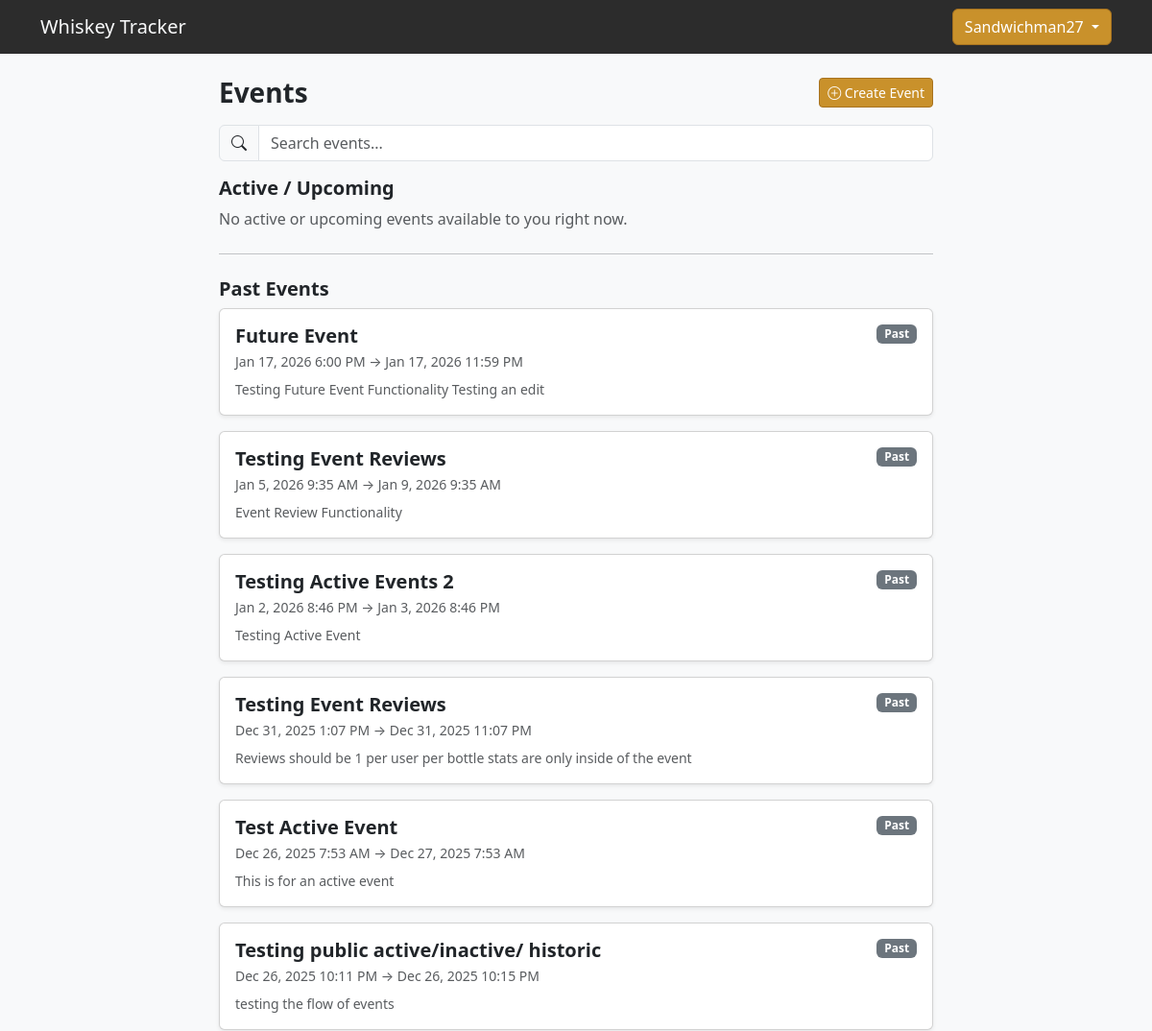
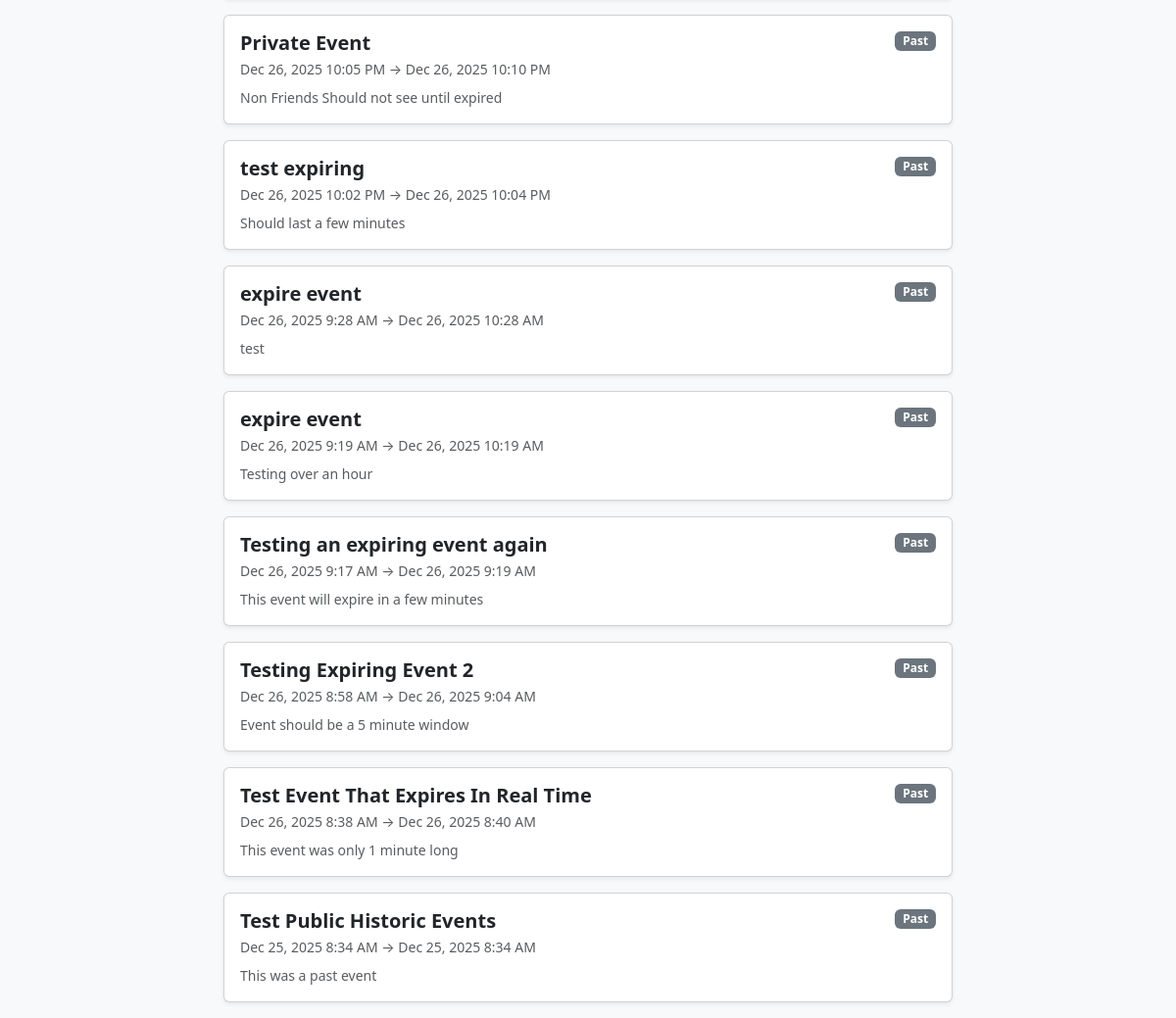
Page /events/ (signed in) on the committed database (2 pictures, top to bottom).
### accounts/models.py (models this page shows, shortened)
class Event(models.Model):
    owner = models.ForeignKey(
        settings.AUTH_USER_MODEL,
        on_delete=models.CASCADE,
        related_name="owned_events",
    )
    name = models.CharField(max_length=255)
    description = models.TextField(
        blank=True,
        help_text="Optional event details, tasting notes, rules, etc.",
    )
    location = models.CharField(
        max_length=255,
        blank=True,
        help_text="Hidden from non-attendees after event ends",
    )
    VISIBILITY_CHOICES = [
        ("friends", "Friends Only"),
        ("public", "Public"),
    ]
    visibility = models.CharField(
        max_length=20,
        choices=VISIBILITY_CHOICES,
        default="friends",
    )
    start_time = models.DateTimeField()
    end_time = models.DateTimeField()
    created_at = models.DateTimeField(auto_now_add=True)
    class Meta:
        ordering = ["-start_time"]

### accounts/views.py (the view)
# urls.py: path("events/", views.events_list, name="events_list"),
@login_required
def events_list(request):
    now = timezone.now()
    visible_events = Event.objects.filter(
        Q(visibility="public") |
        Q(visibility="friends", participants__user=request.user) |
        Q(owner=request.user)
    ).distinct()
    upcoming_events = visible_events.filter(start_time__gt=now)
    active_events = visible_events.filter(
        start_time__lte=now,
        end_time__gte=now,
    )
    past_events = visible_events.filter(end_time__lt=now)
    return render(
        request,
        "accounts/events_list.html",
        {
            "upcoming_events": upcoming_events.order_by("start_time"),
            "active_events": active_events.order_by("end_time"),
            "past_events": past_events.order_by("-end_time"),
        },
    )

### accounts/templates/accounts/events_list.html (shortened to what this page needs)
{% extends "base.html" %}
{% block content %}
<div class="col-lg-8 offset-lg-2 mt-4">
  <div class="d-flex justify-content-between align-items-center mb-3">
    <h3 class="fw-bold mb-0">Events</h3>
    <a href="{% url 'event_create' %}" class="btn btn-whiskey btn-sm">
      <i class="bi bi-plus-circle"></i> Create Event
    </a>
  </div>
  <form method="get" class="mb-3">
    <div class="input-group">
      <span class="input-group-text">
        <i class="bi bi-search"></i>
      </span>
      <input
        type="text"
        class="form-control"
        name="q"
        value="{{ q }}"
        placeholder="Search events..."
      >
    </div>
  </form>
  <h5 class="fw-bold mb-2">Active / Upcoming</h5>
  {% if active_events or upcoming_events %}
    {% for e in active_events %}
      <a href="{% url 'event_detail' e.id %}" class="text-decoration-none text-dark">
        <div class="card shadow-sm mb-3">
          <div class="card-body">
            <div class="d-flex justify-content-between align-items-start">
              <div>
                <h5 class="fw-bold mb-1">{{ e.name }}</h5>
                <div class="text-muted small">
                  {{ e.start_time|date:"M j, Y g:i A" }} →
                  {{ e.end_time|date:"M j, Y g:i A" }}
                </div>
              </div>
              <span class="badge bg-success">Active</span>
            </div>
            {% if e.description %}
              <div class="text-muted small mt-2">
                {{ e.description|truncatechars:160 }}
              </div>
            {% endif %}
          </div>
        </div>
      </a>
    {% endfor %}
    {% for e in upcoming_events %}
      <a href="{% url 'event_detail' e.id %}" class="text-decoration-none text-dark">
        <div class="card shadow-sm mb-3">
          <div class="card-body">
            <div class="d-flex justify-content-between align-items-start">
              <div>
                <h5 class="fw-bold mb-1">{{ e.name }}</h5>
                <div class="text-muted small">
                  {{ e.start_time|date:"M j, Y g:i A" }} →
                  {{ e.end_time|date:"M j, Y g:i A" }}
                </div>
              </div>
              <span class="badge bg-info">Upcoming</span>
            </div>
            {% if e.description %}
              <div class="text-muted small mt-2">
                {{ e.description|truncatechars:160 }}
              </div>
            {% endif %}
          </div>
        </div>
      </a>
    {% endfor %}
  {% else %}
    <p class="text-muted">No active or upcoming events available to you right now.</p>
  {% endif %}
  <hr class="my-4">
  <h5 class="fw-bold mb-2">Past Events</h5>
  {% if past_events %}
    {% for e in past_events %}
      <a href="{% url 'event_detail' e.id %}" class="text-decoration-none text-dark">
        <div class="card shadow-sm mb-3">
          <div class="card-body">
            <div class="d-flex justify-content-between align-items-start">
              <div>
                <h5 class="fw-bold mb-1">{{ e.name }}</h5>
                <div class="text-muted small">
                  {{ e.start_time|date:"M j, Y g:i A" }} →
                  {{ e.end_time|date:"M j, Y g:i A" }}
                </div>
              </div>
              <span class="badge bg-secondary">Past</span>
            </div>
            {% if e.description %}
              <div class="text-muted small mt-2">
                {{ e.description|truncatechars:160 }}
              </div>
            {% endif %}
          </div>
        </div>
      </a>
    {% endfor %}
  {% else %}
    <p class="text-muted">No past events yet.</p>
  {% endif %}
</div>
{% endblock %}

### accounts/templates/base.html (shortened to what this page needs)
<!DOCTYPE html>
<html lang="en">
<head>
    <link
        href="https://cdn.jsdelivr.net/npm/bootstrap@5.3.2/dist/css/bootstrap.min.css"
        rel="stylesheet"
    >
    <link rel="stylesheet" href="https://cdn.jsdelivr.net/npm/bootstrap-icons@1.11.1/font/bootstrap-icons.css">
</head>
<body class="bg-light">
<nav class="navbar navbar-expand-lg" style="background-color: #2C2C2C;">
    <div class="container">
        <a class="navbar-brand text-light" href="/">Whiskey Tracker</a>
        <div>
        {% if user.is_authenticated %}
            <div class="dropdown">
                <button class="btn btn-whiskey dropdown-toggle" type="button" id="userMenu" data-bs-toggle="dropdown" aria-expanded="false">
                    {{ user.username }}
                </button>
            </div>
        {% else %}
            <a class="btn btn-whiskey me-2" href="/login/">Login</a>
            <a class="btn btn-whiskey" href="/register/">Register</a>
        {% endif %}
        </div>
    </div>
</nav>
<div class="container">
    {% block content %}{% endblock %}
</div>
</body>
</html>

### accounts/templates/base.html (style rules this page uses)
.btn-whiskey { background-color: #c9912b; border-color: #a8731f; color: white; }

### rows in the picture
Event: name "Future Event", start_time "Jan 17, 2026 6:00 PM", end_time "Jan 17, 2026 11:59 PM", description "Testing Future Event Functionality Testing an edit"
Event: name "Testing Event Reviews", start_time "Jan 5, 2026 9:35 AM", end_time "Jan 9, 2026 9:35 AM", description "Event Review Functionality"
Event: name "Testing Active Events 2", start_time "Jan 2, 2026 8:46 PM", end_time "Jan 3, 2026 8:46 PM", description "Testing Active Event"
Event: name "Testing Event Reviews", start_time "Dec 31, 2025 1:07 PM", end_time "Dec 31, 2025 11:07 PM", description "Reviews should be 1 per user per bottle stats are only inside of the event"
Event: name "Test Active Event", start_time "Dec 26, 2025 7:53 AM", end_time "Dec 27, 2025 7:53 AM", description "This is for an active event"
Event: name "Testing public active/inactive/ historic", start_time "Dec 26, 2025 10:11 PM", end_time "Dec 26, 2025 10:15 PM", description "testing the flow of events"
Event: name "Private Event", start_time "Dec 26, 2025 10:05 PM", end_time "Dec 26, 2025 10:10 PM", description "Non Friends Should not see until expired"
Event: name "test expiring", start_time "Dec 26, 2025 10:02 PM", end_time "Dec 26, 2025 10:04 PM", description "Should last a few minutes"
Event: name "expire event", start_time "Dec 26, 2025 9:28 AM", end_time "Dec 26, 2025 10:28 AM", description "test"
Event: name "expire event", start_time "Dec 26, 2025 9:19 AM", end_time "Dec 26, 2025 10:19 AM", description "Testing over an hour"
Event: name "Testing an expiring event again", start_time "Dec 26, 2025 9:17 AM", end_time "Dec 26, 2025 9:19 AM", description "This event will expire in a few minutes"
Event: name "Testing Expiring Event 2", start_time "Dec 26, 2025 8:58 AM", end_time "Dec 26, 2025 9:04 AM", description "Event should be a 5 minute window"
Event: name "Test Event That Expires In Real Time", start_time "Dec 26, 2025 8:38 AM", end_time "Dec 26, 2025 8:40 AM", description "This event was only 1 minute long"
Event: name "Test Public Historic Events", start_time "Dec 25, 2025 8:34 AM", end_time "Dec 25, 2025 8:34 AM", description "This was a past event"

### other values in the picture
{{ user.username }} "Sandwichman27"
